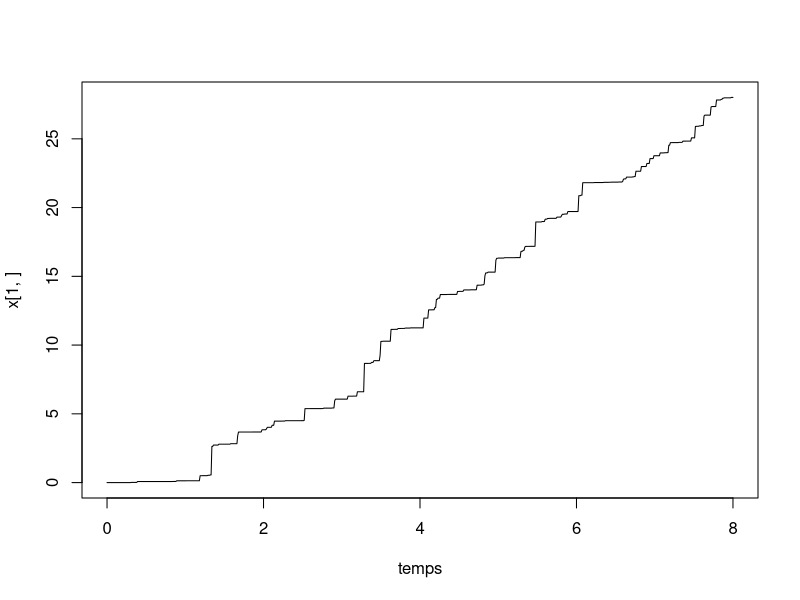
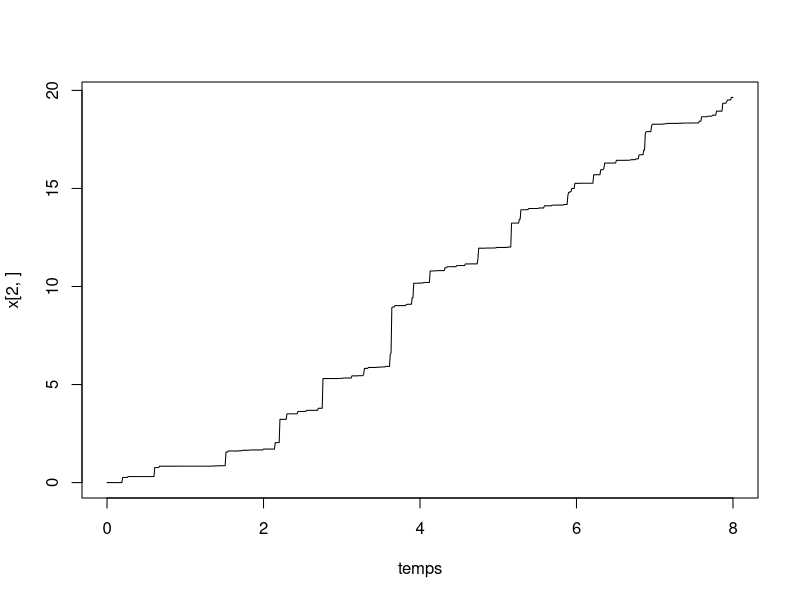

R code for these plots, in order: (Note: this script raises an error after producing the figures.)
rm(list=ls())
library(ggplot2)
library(tidyverse)
tau = 0.5 # intervalle inter-inspection
rho = 0.5 # parametre ARDinf
L=3 # seuil pour MP
M=6 # seuil pout MC
tps.final <-8 # fenêtre d'observation du processus

id.newcycle <- FALSE # Initialisation du nb de cycle de renouvellement

# Simulation d'un processus gamma jusqu'au temps final
pas = 0.01 # pas de temps pour simuler le processus




alpha = 1 # paramètre de forme de Gamma a = alpha (t)^beta
beta = 1.5 # paramètre de forme  de Gamma
b=1   # paramètre d'échelle du Gamma
temps = seq(from = 0,to = tps.final,by = pas)

n=length(temps)

nb.inspections<- floor(tps.final/tau) # nombre d'inspections max pendant la fenêtre d'observation.

obs<-numeric(nb.inspections) # données observées (pendant les inspections)

j<-1 # indicateur prochaine inspection
j.newcycle <- 0 # identifier le j où nouveau cycle
nb.cycles <- 1 # compteur de cycles

x=matrix(nrow=nb.inspections,ncol = n) # processus Gamma simulé
x[nb.cycles,1] = 0     # initialisation du processus Gamma = 0 à t=0
for(i in 2:n){
  x[nb.cycles,i] = x[nb.cycles,i-1] + rgamma(1,scale = b, shape = alpha*(temps[i]^beta)-temps[i-1]^beta)
}
y=numeric(n) # processus Gamma maintenu
y[1]<-0

while (j<=nb.inspections) {
  # boucle sur un cycle de renouvellement
  if (id.newcycle){
    # on resimule un x depuis 0
    x[nb.cycles,1] = 0     # initialisation du processus Gamma = 0 à t=0
    for(i in 2:n){
      x[nb.cycles,i] = x[nb.cycles,i-1] + rgamma(1,scale = b, shape = alpha*(temps[i]^beta)-temps[i-1]^beta)
    }
    id.newcycle <- FALSE
  }
  
  y[((j-1)*tau/pas+2):(j*(tau/pas)+1)]<-y[(j-1)*tau/pas+1]+ x[nb.cycles,((j-j.newcycle-1)*tau/pas+2):((j-j.newcycle)*(tau/pas)+1)]- x[nb.cycles,(j-j.newcycle-1)*tau/pas+1]
  
  obs[j]<-y[j*tau/pas+1]
  
  if (obs[j] < L) {
    print("no action")
  } else {
    if (obs[j]<M) {
      y[j*tau/pas+1]<-(1-rho)*y[j*tau/pas+1] # on écrase
    } else {
      y[j*tau/pas+1]<-0
      id.newcycle <- TRUE
      j.newcycle <- j
      nb.cycles <- nb.cycles+1
    }
  }
  j<-j+1
}
  
  
  
  
  
  



plot(temps,x[1,],type="l")
plot(temps,x[2,],type="l")





df <- data.frame(temps,x,y)
mygraph <- ggplot(df,aes(x = temps)) +  
  geom_line(aes(y = y), color = "darkred") +
  geom_line(aes(y = x), color="steelblue", linetype="twodash") +
  geom_abline(slope = 0,intercept = L,color="blue") +
  geom_abline(slope = 0,intercept = M,color="red")



plot(temps,x[1,],col="red",type="l",ylim = c(0,max(x[1,])),xlim = c(0,8))
par(new=T)
plot(temps,x[2,],col="green",type="l",ylim = c(0,max(x[1,])),xlim = c(0,8))
par(new=T)
plot(temps,y,type="l",ylim=c(0,max(x[1,])),xlim = c(0,8))
par(new=T)
plot(tau*(1:nb.inspections),numeric(length = nb.inspections),ylim=c(0,max(x[1,])),type="p",xlim = c(0,8))
abline(h=L,col="blue")
abline(h=M,col="red")

#abline(v = tau*(1:nb.inspection))


#####################################
# Calcul de la loi stationnaire
#####################################

# se donner une grille pour les abscisses

K<- 20 # nb itérations de l'algo de point fixe
grid_abs <- seq(0.01,8,0.01)
nb_abs <- length(grid_abs)
w<-matrix(nrow = K,ncol = nb_abs )

pi<-list()
pi[[1]]<-function(x) dexp(x)

w[1,]<-pi[[1]](grid_abs)
curve(pi[[1]](x), from = 0, to = max(grid_abs), lwd = 2)

for(k in 2:K){
  for (j in 1:nb_abs){
    abs <- grid_abs[j]
    fn_aux1 <- function(x) {
      res <- pi[[k-1]](x)*dgamma(abs-x,rate=beta,shape=alpha*tau)
      return(res)
    }
    fn_aux2 <- function(x) {
      res <- pi[[k-1]](x)*dgamma(abs-(1-rho)*x,rate=beta,shape=alpha*tau)
      return(res)
    }
    fn_aux3 <- function(x) {
      res <- pi[[k-1]](x)
      return(res)
    }
    w[k,j] <- integrate(f = fn_aux1, lower = 0, upper = min(L,abs))$value 
    + integrate(f = fn_aux2, lower = L, upper = min(M,abs/(1-rho)))$value
    + integrate(f = fn_aux3, lower = M, upper = 2*M)$value * dgamma(abs,rate=beta,shape=alpha*tau)
  }
  aux <- w[k,]
  fn_w <- function(x) {
    res <- splinefun(x = grid_abs, y = aux)(x)*((0 < x) & (x<=max(grid_abs)))
    return(res)
  }
  pi[[k]] <- fn_w
  curve(pi[[k]](x), from = 0, to = max(grid_abs), lwd = 2, add = TRUE, col = k)
}





# initialisation
